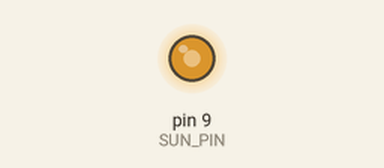
Recording of a sketch running on a simulated Arduino Uno, built with avr-gcc and run on an emulated ATmega328P. Parts: output pins drawn as LEDs (lit = HIGH). The local clock reads 2024-03-15 10:24:30 at power-on unless the sketch sets it.

Above: at 0.1 s.
Timing chart, 0 to 61.5 s (numbered marks = the images above):
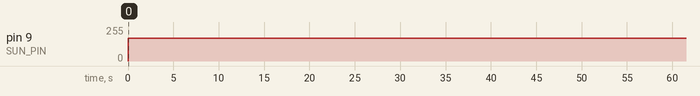

Measured:
- by itself, pin 9 (SUN_PIN): 0/255 → 171/255 at 0.00 s, → 170/255 60.0 s later

The sketch:

scuti.ino
```cpp
#include <DS3231.h>
DS3231 rtc(SDA, SCL);
Time time_clock;

#define SUN_PIN 9


//you can find the sun path on https://www.suncalc.org/#/-24.4684,133.0223,3/2021.02.09/03:18/1/3

#define DAWN_H 5
#define DAWN_M 57
#define DAWN_LIGHT_VALUE 254

#define SUNRISE_H 6
#define SUNRISE_M 21
#define SUNRISE_LIGHT_VALUE 252

#define CULMINATION_H 12
#define CULMINATION_M 53
#define CULMINATION_LIGHT_VALUE 120

#define SUNSET_H 19
#define SUNSET_M 25
#define SUNSET_LIGHT_VALUE 237

#define DUSK_H 19
#define DUSK_M 48
#define DUSK_LIGHT_VALUE 248

#define NIGHT_H 20
#define NIGHT_M 15
#define NIGHT_LIGHT_VALUE 255

int dawn = 0;
int sunrise = 0;
int culmination = 0;
int sunset = 0;
int dusk = 0;
int night = 0;

byte light_value = 0;

void setup()
{
  pinMode(SUN_PIN, OUTPUT);
  analogWrite(SUN_PIN, NIGHT_LIGHT_VALUE);

  Serial.begin(9600);

  rtc.begin();

  dawn = get_minute(DAWN_H, DAWN_M);
  sunrise = get_minute(SUNRISE_H, SUNRISE_M);
  culmination = get_minute(CULMINATION_H, CULMINATION_M);
  sunset = get_minute(SUNSET_H, SUNSET_M);
  dusk = get_minute(DUSK_H, DUSK_M);
  night = get_minute(NIGHT_H, NIGHT_M);
}

void loop()
{
  time_clock = rtc.getTime();
  int now_time = get_minute((byte)time_clock.hour, (byte)time_clock.min);


  if (now_time >= night || now_time < dawn)
  {
    change_light(NIGHT_LIGHT_VALUE);
  }
  else if (now_time >= dawn && now_time < sunrise)
  {
    change_light(calculate_light_value(now_time, dawn, DAWN_LIGHT_VALUE, sunrise, SUNRISE_LIGHT_VALUE));
  }
  else if (now_time >= sunrise && now_time < culmination)
  {
    change_light(calculate_light_value(now_time, sunrise, SUNRISE_LIGHT_VALUE, culmination, CULMINATION_LIGHT_VALUE));
  }
  else if (now_time >= culmination && now_time < sunset)
  {
    change_light(calculate_light_value(now_time, culmination, (byte)CULMINATION_LIGHT_VALUE, sunset, (byte)SUNSET_LIGHT_VALUE));
  }
  else if (now_time >= sunset && now_time < dusk)
  {
    change_light(calculate_light_value(now_time, sunset, SUNSET_LIGHT_VALUE, dusk, DUSK_LIGHT_VALUE));
  }
  else if (now_time >= dusk && now_time < night)
  {
    change_light(calculate_light_value(now_time, dusk, DUSK_LIGHT_VALUE, night, NIGHT_LIGHT_VALUE));
  }

  delay(60000);
}


void change_light(byte n_light_value)
{
  if (n_light_value != light_value)
  {
    light_value = n_light_value;
    analogWrite(SUN_PIN, light_value);
  }
}


byte calculate_light_value(int current_time, int min_time, byte min_light_value, int max_time, byte max_light_value)
{
  return (byte)map(current_time, min_time, max_time, min_light_value, max_light_value);
}


int get_minute(byte h, byte min) {
  return (60 * h) + min;
}
```
